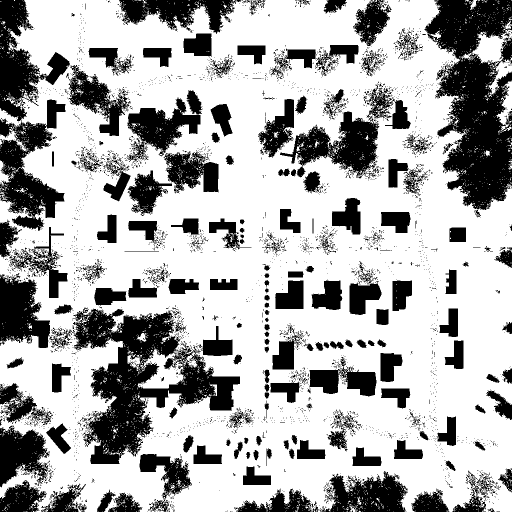
#> input picture figures/system/obstacle_grid.png, 1024 x 1024 px, found by its file name (shown at 1/2 size)
$ python map_sampler.py
#> lines starting #> are read from the running program, lines starting #| are printed output that depends on the picture; after the words box and inside, x2 and y2 are one past the last pixel; in counts of white or black regions, pixels touching at a corner belong together
import datetime
import os
import config

import cv2
import numpy as np
import math
import random
import matplotlib.pyplot as plt


SCALE = 2.56
OFFSET_X = 512
OFFSET_Y = 512

OBSTACLE_GRID_PATH = r"/figures/system/obstacle_grid.png"


# [10 lines left out: functions pixel_to_world, world_to_pixel, not called in this run]


class MapSampler:
    def __init__(self, grid_path=OBSTACLE_GRID_PATH, safe_threshold=200, safety_margin_px=2):
#> called with grid_path = '/figures/system/obstacle_grid.png', safe_threshold = 200, safety_margin_px = 2
        self.grid_path = grid_path
        self.safe_threshold = safe_threshold
        self.safety_margin_px = safety_margin_px

        self.grid = cv2.imread(grid_path, cv2.IMREAD_GRAYSCALE)
#> self.grid: shape (1024, 1024); 68.4% white; 3825 black regions (3598 under 20 px), largest, box (x1, y1, x2, y2) and area: (849, 0, 1024, 420) 44747, (145, 615, 480, 928) 41042, (0, 199, 131, 462) 15463
        if self.grid is None:
            raise FileNotFoundError(f"Cannot load obstacle grid: {grid_path}")

        self.height, self.width = self.grid.shape
#> self.height = 1024; self.width = 1024

        # White = free, black = obstacle
        free_mask = (self.grid > safe_threshold).astype(np.uint8)

        # Shrink free space by expanding obstacles
        kernel = np.ones((safety_margin_px, safety_margin_px), np.uint8)
        safe_mask = cv2.erode(free_mask, kernel, iterations=1)
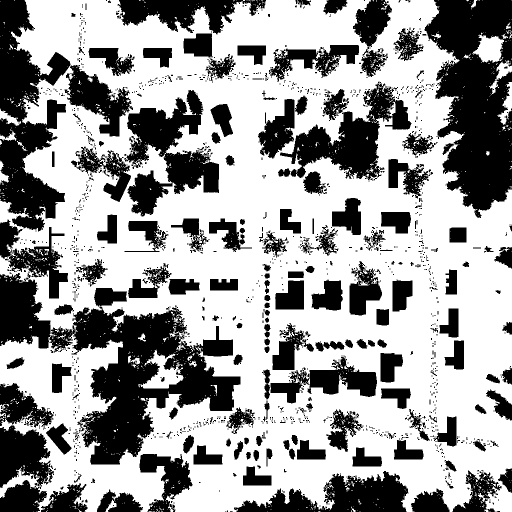
#> safe_mask: shape (1024, 1024) (shown at 1/2 size); values 0 (black) and 1 (white), 61.7% white; 1514 black regions (1245 under 20 px), largest, box (x1, y1, x2, y2) and area: (0, 546, 481, 929) 64684, (849, 0, 1024, 436) 49546, (0, 0, 141, 463) 33241

        self.safe_mask = safe_mask
        self.free_pixels = np.argwhere(self.safe_mask > 0)
#> self.free_pixels = 646815 pairs, first value 0 to 1023, second value 0 to 1023

        if len(self.free_pixels) == 0:
            raise ValueError("No safe free pixels found in obstacle grid.")

    def _cv2_result_color(self, result):
        return config.CV2_COLORS.get(result, config.CV2_COLORS["unknown"])

    def _mpl_result_color(self, result):
        return config.MPL_COLORS.get(result, config.MPL_COLORS["unknown"])

    # [20 lines left out: functions init_run_dir, is_free_pixel, not called in this run]

    def is_free_world(self, x, y):
        px, py = world_to_pixel(x, y)
        return self.is_free_pixel(px, py)

    def sample_free_pixel(self):
        py, px = self.free_pixels[random.randint(0, len(self.free_pixels) - 1)]
        return int(px), int(py)

    # [48 lines left out: functions sample_free_point, sample_start_goal, visualize_sample, sample_free_pixel_in_roi, not called in this run]

    def sample_free_point_in_roi(self, roi):
        px, py = self.sample_free_pixel_in_roi(roi)
        return pixel_to_world(px, py)

    # [313 lines left out: functions sample_start_goal_in_roi, save_training_roi_plot, save_altitude_plot, save_trajectory_plot, save_trajectory_3d_plot, not called in this run]

if __name__ == "__main__":
    sampler = MapSampler()

    # === 1. 初始化保存目录 ===
#> (the run stopped early here; a loop or call above may not have finished)
